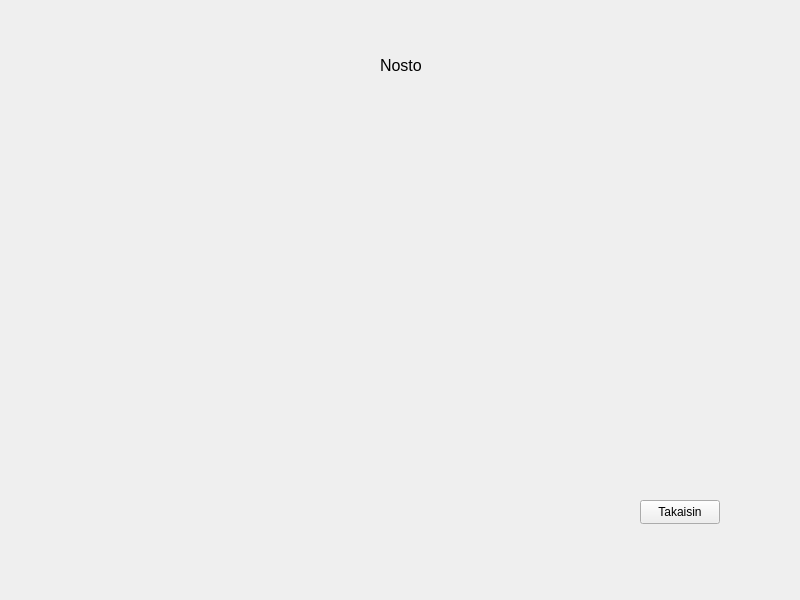
<?xml version="1.0" encoding="UTF-8"?>
<ui version="4.0">
 <class>WithdrawWindow</class>
 <widget class="QWidget" name="WithdrawWindow">
  <property name="geometry">
   <rect>
    <x>0</x>
    <y>0</y>
    <width>800</width>
    <height>600</height>
   </rect>
  </property>
  <property name="windowTitle">
   <string>Form</string>
  </property>
  <widget class="QLabel" name="label">
   <property name="geometry">
    <rect>
     <x>380</x>
     <y>40</y>
     <width>100</width>
     <height>50</height>
    </rect>
   </property>
   <property name="font">
    <font>
     <pointsize>12</pointsize>
    </font>
   </property>
   <property name="text">
    <string>Nosto</string>
   </property>
  </widget>
  <widget class="QPushButton" name="returnToMenu">
   <property name="geometry">
    <rect>
     <x>640</x>
     <y>500</y>
     <width>80</width>
     <height>24</height>
    </rect>
   </property>
   <property name="text">
    <string>Takaisin</string>
   </property>
  </widget>
 </widget>
 <resources/>
 <connections/>
</ui>
